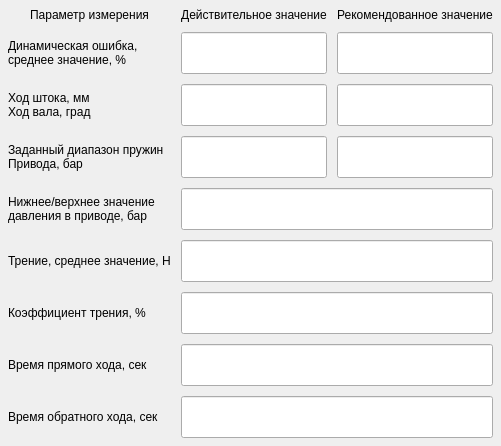
               <widget class="QFrame" name="frame_resultsTable_Section">
                <property name="sizePolicy">
                 <sizepolicy hsizetype="Expanding" vsizetype="Maximum">
                  <horstretch>0</horstretch>
                  <verstretch>0</verstretch>
                 </sizepolicy>
                </property>
                <property name="styleSheet">
                 <string/>
                </property>
                <property name="frameShape">
                 <enum>QFrame::Shape::NoFrame</enum>
                </property>
                <layout class="QGridLayout" name="gridLayout_24">
                 <property name="leftMargin">
                  <number>8</number>
                 </property>
                 <property name="topMargin">
                  <number>8</number>
                 </property>
                 <property name="rightMargin">
                  <number>8</number>
                 </property>
                 <property name="bottomMargin">
                  <number>8</number>
                 </property>
                 <property name="spacing">
                  <number>10</number>
                 </property>
                 <item row="7" column="0">
                  <widget class="QLabel" name="label_resultsTable_strokeTest_forwardTime">
                   <property name="sizePolicy">
                    <sizepolicy hsizetype="Maximum" vsizetype="Preferred">
                     <horstretch>0</horstretch>
                     <verstretch>0</verstretch>
                    </sizepolicy>
                   </property>
                   <property name="minimumSize">
                    <size>
                     <width>0</width>
                     <height>42</height>
                    </size>
                   </property>
                   <property name="styleSheet">
                    <string notr="true"/>
                   </property>
                   <property name="text">
                    <string>Время прямого хода, сек</string>
                   </property>
                  </widget>
                 </item>
                 <item row="3" column="1">
                  <widget class="QLineEdit" name="lineEdit_resultsTable_driveRangeReal">
                   <property name="sizePolicy">
                    <sizepolicy hsizetype="Preferred" vsizetype="Preferred">
                     <horstretch>0</horstretch>
                     <verstretch>0</verstretch>
                    </sizepolicy>
                   </property>
                   <property name="focusPolicy">
                    <enum>Qt::FocusPolicy::NoFocus</enum>
                   </property>
                   <property name="text">
                    <string/>
                   </property>
                   <property name="readOnly">
                    <bool>false</bool>
                   </property>
                  </widget>
                 </item>
                 <item row="3" column="0">
                  <widget class="QLabel" name="label_resultsTable_rangeSpring">
                   <property name="sizePolicy">
                    <sizepolicy hsizetype="Maximum" vsizetype="Preferred">
                     <horstretch>0</horstretch>
                     <verstretch>0</verstretch>
                    </sizepolicy>
                   </property>
                   <property name="minimumSize">
                    <size>
                     <width>0</width>
                     <height>42</height>
                    </size>
                   </property>
                   <property name="styleSheet">
                    <string notr="true"/>
                   </property>
                   <property name="text">
                    <string>Заданный диапазон пружин
Привода, бар</string>
                   </property>
                  </widget>
                 </item>
                 <item row="0" column="1">
                  <widget class="QLabel" name="label_resultsTable_validValue_Title">
                   <property name="sizePolicy">
                    <sizepolicy hsizetype="Preferred" vsizetype="Preferred">
                     <horstretch>0</horstretch>
                     <verstretch>0</verstretch>
                    </sizepolicy>
                   </property>
                   <property name="minimumSize">
                    <size>
                     <width>100</width>
                     <height>0</height>
                    </size>
                   </property>
                   <property name="lineWidth">
                    <number>1</number>
                   </property>
                   <property name="text">
                    <string>Действительное значение</string>
                   </property>
                   <property name="alignment">
                    <set>Qt::AlignmentFlag::AlignCenter</set>
                   </property>
                  </widget>
                 </item>
                 <item row="2" column="0">
                  <widget class="QLabel" name="label_resultsTable_strokeReal_strokeRecomend">
                   <property name="sizePolicy">
                    <sizepolicy hsizetype="Maximum" vsizetype="Preferred">
                     <horstretch>0</horstretch>
                     <verstretch>0</verstretch>
                    </sizepolicy>
                   </property>
                   <property name="minimumSize">
                    <size>
                     <width>0</width>
                     <height>42</height>
                    </size>
                   </property>
                   <property name="styleSheet">
                    <string notr="true"/>
                   </property>
                   <property name="text">
                    <string>Ход штока, мм
Ход вала, град</string>
                   </property>
                  </widget>
                 </item>
                 <item row="1" column="2">
                  <widget class="QLineEdit" name="lineEdit_resultsTable_dynamicErrorRecomend">
                   <property name="sizePolicy">
                    <sizepolicy hsizetype="Preferred" vsizetype="Preferred">
                     <horstretch>0</horstretch>
                     <verstretch>0</verstretch>
                    </sizepolicy>
                   </property>
                   <property name="focusPolicy">
                    <enum>Qt::FocusPolicy::NoFocus</enum>
                   </property>
                   <property name="text">
                    <string/>
                   </property>
                   <property name="readOnly">
                    <bool>false</bool>
                   </property>
                  </widget>
                 </item>
                 <item row="4" column="1" colspan="2">
                  <widget class="QLineEdit" name="lineEdit_resultsTable_rangePressure">
                   <property name="sizePolicy">
                    <sizepolicy hsizetype="Preferred" vsizetype="Preferred">
                     <horstretch>0</horstretch>
                     <verstretch>0</verstretch>
                    </sizepolicy>
                   </property>
                   <property name="focusPolicy">
                    <enum>Qt::FocusPolicy::NoFocus</enum>
                   </property>
                   <property name="text">
                    <string/>
                   </property>
                   <property name="readOnly">
                    <bool>false</bool>
                   </property>
                  </widget>
                 </item>
                 <item row="2" column="1">
                  <widget class="QLineEdit" name="lineEdit_resultsTable_strokeReal">
                   <property name="sizePolicy">
                    <sizepolicy hsizetype="Preferred" vsizetype="Preferred">
                     <horstretch>0</horstretch>
                     <verstretch>0</verstretch>
                    </sizepolicy>
                   </property>
                   <property name="focusPolicy">
                    <enum>Qt::FocusPolicy::NoFocus</enum>
                   </property>
                   <property name="text">
                    <string/>
                   </property>
                   <property name="readOnly">
                    <bool>false</bool>
                   </property>
                  </widget>
                 </item>
                 <item row="8" column="0">
                  <widget class="QLabel" name="label_resultsTable_strokeTest_backwardTime">
                   <property name="sizePolicy">
                    <sizepolicy hsizetype="Maximum" vsizetype="Preferred">
                     <horstretch>0</horstretch>
                     <verstretch>0</verstretch>
                    </sizepolicy>
                   </property>
                   <property name="minimumSize">
                    <size>
                     <width>0</width>
                     <height>42</height>
                    </size>
                   </property>
                   <property name="styleSheet">
                    <string notr="true"/>
                   </property>
                   <property name="text">
                    <string>Время обратного хода, сек</string>
                   </property>
                  </widget>
                 </item>
                 <item row="6" column="0">
                  <widget class="QLabel" name="label_resultsTable_frictionPercent">
                   <property name="sizePolicy">
                    <sizepolicy hsizetype="Maximum" vsizetype="Preferred">
                     <horstretch>0</horstretch>
                     <verstretch>0</verstretch>
                    </sizepolicy>
                   </property>
                   <property name="minimumSize">
                    <size>
                     <width>0</width>
                     <height>42</height>
                    </size>
                   </property>
                   <property name="styleSheet">
                    <string notr="true"/>
                   </property>
                   <property name="text">
                    <string>Коэффициент трения, %</string>
                   </property>
                  </widget>
                 </item>
                 <item row="7" column="1" colspan="2">
                  <widget class="QLineEdit" name="lineEdit_resultsTable_strokeTest_forwardTime">
                   <property name="sizePolicy">
                    <sizepolicy hsizetype="Preferred" vsizetype="Preferred">
                     <horstretch>0</horstretch>
                     <verstretch>0</verstretch>
                    </sizepolicy>
                   </property>
                   <property name="focusPolicy">
                    <enum>Qt::FocusPolicy::NoFocus</enum>
                   </property>
                   <property name="text">
                    <string/>
                   </property>
                   <property name="readOnly">
                    <bool>false</bool>
                   </property>
                  </widget>
                 </item>
                 <item row="4" column="0">
                  <widget class="QLabel" name="label_resultsTable_rangePressure">
                   <property name="sizePolicy">
                    <sizepolicy hsizetype="Maximum" vsizetype="Preferred">
                     <horstretch>0</horstretch>
                     <verstretch>0</verstretch>
                    </sizepolicy>
                   </property>
                   <property name="minimumSize">
                    <size>
                     <width>0</width>
                     <height>42</height>
                    </size>
                   </property>
                   <property name="styleSheet">
                    <string notr="true"/>
                   </property>
                   <property name="text">
                    <string>Нижнее/верхнее значение
давления в приводе, бар</string>
                   </property>
                  </widget>
                 </item>
                 <item row="3" column="2">
                  <widget class="QLineEdit" name="lineEdit_resultsTable_driveRangeRecomend">
                   <property name="sizePolicy">
                    <sizepolicy hsizetype="Preferred" vsizetype="Preferred">
                     <horstretch>0</horstretch>
                     <verstretch>0</verstretch>
                    </sizepolicy>
                   </property>
                   <property name="focusPolicy">
                    <enum>Qt::FocusPolicy::NoFocus</enum>
                   </property>
                   <property name="text">
                    <string/>
                   </property>
                   <property name="readOnly">
                    <bool>false</bool>
                   </property>
                  </widget>
                 </item>
                 <item row="0" column="2">
                  <widget class="QLabel" name="label_resultsTable_recommendedValue_Title">
                   <property name="sizePolicy">
                    <sizepolicy hsizetype="Preferred" vsizetype="Preferred">
                     <horstretch>0</horstretch>
                     <verstretch>0</verstretch>
                    </sizepolicy>
                   </property>
                   <property name="minimumSize">
                    <size>
                     <width>100</width>
                     <height>0</height>
                    </size>
                   </property>
                   <property name="lineWidth">
                    <number>1</number>
                   </property>
                   <property name="text">
                    <string>Рекомендованное значение</string>
                   </property>
                   <property name="alignment">
                    <set>Qt::AlignmentFlag::AlignCenter</set>
                   </property>
                  </widget>
                 </item>
                 <item row="6" column="1" colspan="2">
                  <widget class="QLineEdit" name="lineEdit_resultsTable_frictionPercentValue">
                   <property name="sizePolicy">
                    <sizepolicy hsizetype="Preferred" vsizetype="Preferred">
                     <horstretch>0</horstretch>
                     <verstretch>0</verstretch>
                    </sizepolicy>
                   </property>
                   <property name="focusPolicy">
                    <enum>Qt::FocusPolicy::NoFocus</enum>
                   </property>
                   <property name="text">
                    <string/>
                   </property>
                   <property name="readOnly">
                    <bool>false</bool>
                   </property>
                  </widget>
                 </item>
                 <item row="2" column="2">
                  <widget class="QLineEdit" name="lineEdit_resultsTable_strokeRecomend">
                   <property name="sizePolicy">
                    <sizepolicy hsizetype="Preferred" vsizetype="Preferred">
                     <horstretch>0</horstretch>
                     <verstretch>0</verstretch>
                    </sizepolicy>
                   </property>
                   <property name="focusPolicy">
                    <enum>Qt::FocusPolicy::NoFocus</enum>
                   </property>
                   <property name="text">
                    <string/>
                   </property>
                   <property name="readOnly">
                    <bool>false</bool>
                   </property>
                  </widget>
                 </item>
                 <item row="1" column="0">
                  <widget class="QLabel" name="label_dinamicReal">
                   <property name="sizePolicy">
                    <sizepolicy hsizetype="Maximum" vsizetype="Preferred">
                     <horstretch>0</horstretch>
                     <verstretch>0</verstretch>
                    </sizepolicy>
                   </property>
                   <property name="minimumSize">
                    <size>
                     <width>0</width>
                     <height>42</height>
                    </size>
                   </property>
                   <property name="styleSheet">
                    <string notr="true"/>
                   </property>
                   <property name="text">
                    <string>Динамическая ошибка,
среднее значение, %</string>
                   </property>
                  </widget>
                 </item>
                 <item row="0" column="0">
                  <widget class="QLabel" name="label_resultsTable_MeasurementParameter_Title">
                   <property name="sizePolicy">
                    <sizepolicy hsizetype="Preferred" vsizetype="Preferred">
                     <horstretch>0</horstretch>
                     <verstretch>0</verstretch>
                    </sizepolicy>
                   </property>
                   <property name="lineWidth">
                    <number>1</number>
                   </property>
                   <property name="text">
                    <string>Параметр измерения</string>
                   </property>
                   <property name="alignment">
                    <set>Qt::AlignmentFlag::AlignCenter</set>
                   </property>
                  </widget>
                 </item>
                 <item row="5" column="1" colspan="2">
                  <widget class="QLineEdit" name="lineEdit_resultsTable_frictionForceValue">
                   <property name="sizePolicy">
                    <sizepolicy hsizetype="Preferred" vsizetype="Preferred">
                     <horstretch>0</horstretch>
                     <verstretch>0</verstretch>
                    </sizepolicy>
                   </property>
                   <property name="focusPolicy">
                    <enum>Qt::FocusPolicy::NoFocus</enum>
                   </property>
                   <property name="text">
                    <string/>
                   </property>
                   <property name="readOnly">
                    <bool>false</bool>
                   </property>
                  </widget>
                 </item>
                 <item row="8" column="1" colspan="2">
                  <widget class="QLineEdit" name="lineEdit_resultsTable_strokeTest_backwardTime">
                   <property name="sizePolicy">
                    <sizepolicy hsizetype="Preferred" vsizetype="Preferred">
                     <horstretch>0</horstretch>
                     <verstretch>0</verstretch>
                    </sizepolicy>
                   </property>
                   <property name="focusPolicy">
                    <enum>Qt::FocusPolicy::NoFocus</enum>
                   </property>
                   <property name="text">
                    <string/>
                   </property>
                   <property name="readOnly">
                    <bool>false</bool>
                   </property>
                  </widget>
                 </item>
                 <item row="1" column="1">
                  <widget class="QLineEdit" name="lineEdit_resultsTable_dynamicErrorReal">
                   <property name="sizePolicy">
                    <sizepolicy hsizetype="Preferred" vsizetype="Preferred">
                     <horstretch>0</horstretch>
                     <verstretch>0</verstretch>
                    </sizepolicy>
                   </property>
                   <property name="focusPolicy">
                    <enum>Qt::FocusPolicy::NoFocus</enum>
                   </property>
                   <property name="text">
                    <string/>
                   </property>
                   <property name="readOnly">
                    <bool>false</bool>
                   </property>
                  </widget>
                 </item>
                 <item row="5" column="0">
                  <widget class="QLabel" name="label_resultsTable_friction">
                   <property name="sizePolicy">
                    <sizepolicy hsizetype="Maximum" vsizetype="Preferred">
                     <horstretch>0</horstretch>
                     <verstretch>0</verstretch>
                    </sizepolicy>
                   </property>
                   <property name="minimumSize">
                    <size>
                     <width>0</width>
                     <height>42</height>
                    </size>
                   </property>
                   <property name="styleSheet">
                    <string notr="true"/>
                   </property>
                   <property name="frameShape">
                    <enum>QFrame::Shape::NoFrame</enum>
                   </property>
                   <property name="lineWidth">
                    <number>2</number>
                   </property>
                   <property name="text">
                    <string>Трение, среднее значение, Н</string>
                   </property>
                  </widget>
                 </item>
                </layout>
               </widget>
